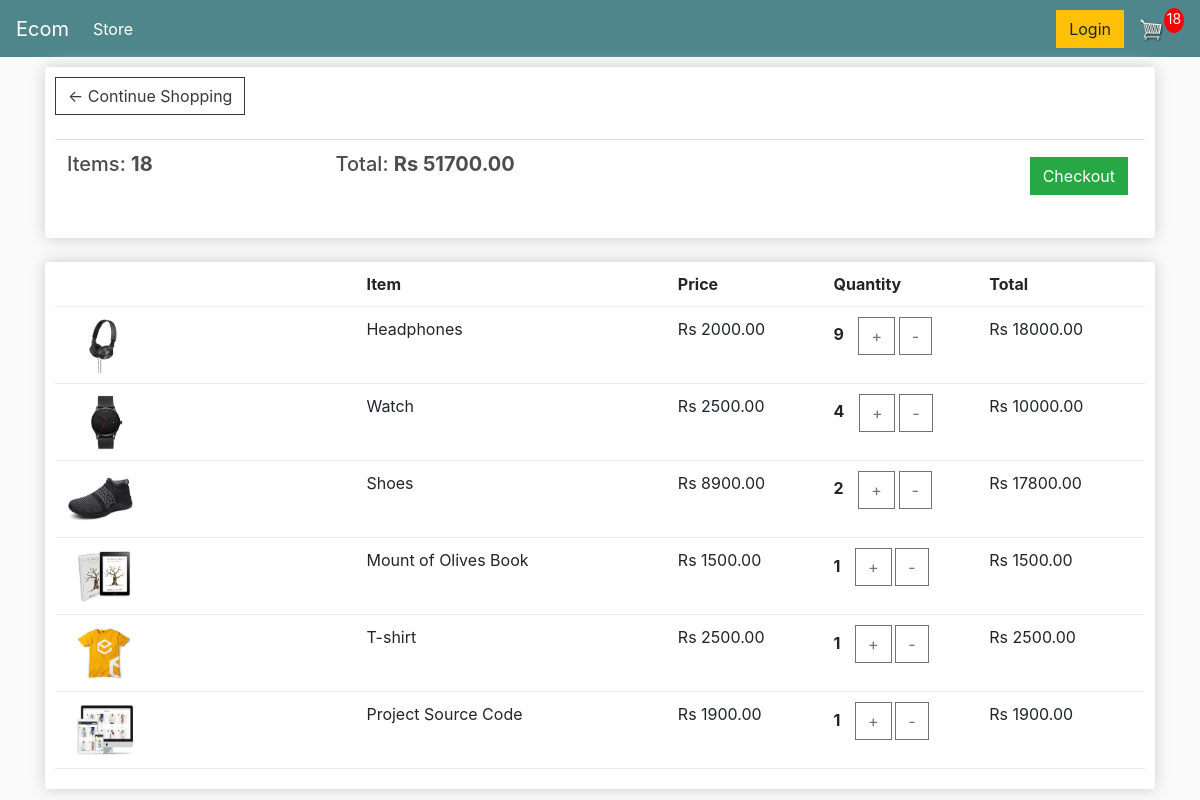
The page /cart/ (signed in) on the database as committed earlier.
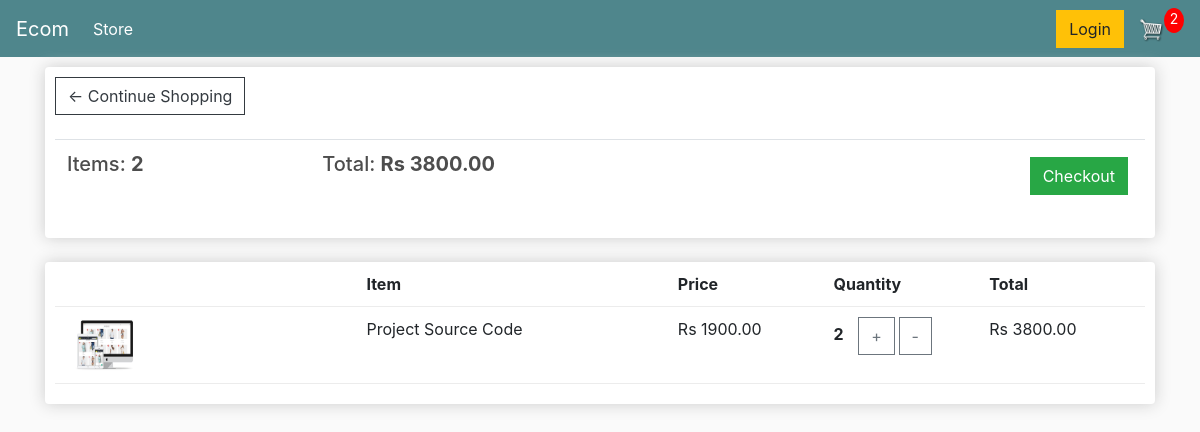
The same page on the database as committed later.
### store/models.py (models this page shows, shortened)
class Order(models.Model):
    customer = models.ForeignKey(Customer, on_delete=models.SET_NULL, null=True, blank=True)
    date_ordered = models.DateTimeField(auto_now_add=True)
    complete = models.BooleanField(default=False)
    transaction_id = models.CharField(max_length=100, null=True)
    @property
    def get_cart_total(self):
        orderitems = self.orderitem_set.all()
        total = sum([item.get_total for item in orderitems])
        return total
    @property
    def get_cart_items(self):
        orderitems = self.orderitem_set.all()
        total = sum([item.quantity for item in orderitems])
        return total

class OrderItem(models.Model):
    product = models.ForeignKey(Product, on_delete=models.SET_NULL, null=True)
    order = models.ForeignKey(Order, on_delete=models.SET_NULL, null=True)
    quantity = models.IntegerField(default=0, null=True, blank=True)
    date_added = models.DateTimeField(auto_now_add=True)
    @property
    def get_total(self):
        total = self.product.price * self.quantity
        return total

class Product(models.Model):
    name = models.CharField(max_length=200)
    price = models.FloatField()
    digital = models.BooleanField(default=False, null=True, blank=False)
    image = models.ImageField(null=True, blank=True)
    @property
    def imageURL(self):
        try:
            url = self.image.url
        except:
            url = ''
        return url

### store/views.py (the view)
# urls.py: path('cart/', views.cart, name = 'cart'),
def cart(request):
    if request.user.is_authenticated:
        customer = request.user.customer
        order, created = Order.objects.get_or_create(customer=customer, complete=False)
        items = order.orderitem_set.all()
        cartItems = order.get_cart_items
    else:
        items = []
        order = {'get_cart_total': 0, 'get_cart_items': 0}
        cartItems = order['get_cart_items']
    context = {'items': items, 'order': order, 'cartItems': cartItems, 'shipping' : False}
    return render(request, 'store/cart.html', context)

### store/templates/store/cart.html
{% extends "store/main.html" %}
{% load static %}
{% block content %}
<div class="row">
  <div class="col-lg-12">
    <div class="box-element">
      <a class="btn btn-outline-dark" href="{% url 'cart' %}">
        &#x2190; Continue Shopping
      </a>
      <br /><br />
      <table class="table">
        <tr>
          <th>
            <h5>Items: <strong>{{ order.get_cart_items }}</strong></h5>
          </th>
          <th>
            <h5>Total: <strong>Rs {{ order.get_cart_total|floatformat:2 }}</strong></h5>
          </th>
          <th>
            <a
              style="float: right; margin: 5px"
              class="btn btn-success"
              href="{% url 'checkout' %}"
            >
              Checkout
            </a>
          </th>
        </tr>
      </table>
    </div>
    <br />
    <div class="box-element">
      <div class="cart-row">
        <div style="flex: 2"></div>
        <div style="flex: 2"><strong>Item</strong></div>
        <div style="flex: 1"><strong>Price</strong></div>
        <div style="flex: 1"><strong>Quantity</strong></div>
        <div style="flex: 1"><strong>Total</strong></div>
      </div>
      {% for item in items %}
      <div class="cart-row">
        <div style="flex: 2">
          <img class="row-image" src="{{ item.product.imageURL }}" alt="{{ item.product.name }}">
        </div>
        <div style="flex: 2">{{ item.product.name }}</div>
        <div style="flex: 1">Rs {{ item.product.price|floatformat:2 }}</div>
        <div style="flex: 1">
          <p class="quantity">{{ item.quantity }}</p>
          <div class="quantity">
            <button
              data-product="{{ item.product.id }}"
              data-action="add"
              class="btn btn-outline-secondary add-btn update-cart"
            >
              +
            </button>
            <button
              data-product="{{ item.product.id }}"
              data-action="remove"
              class="btn btn-outline-secondary add-btn update-cart"
            >
              -
            </button>
          </div>
        </div>
        <div style="flex: 1">Rs {{ item.get_total|floatformat:2 }}</div>
      </div>
      {% endfor %}
    </div>
  </div>
</div>
{% endblock content %}

Rows that differ between the two databases and show on the page:
removed OrderItem: product.imageURL (picture), product.name "Headphones", product.price "2000.00", quantity "9", get_total "18000.00"
removed OrderItem: product.imageURL (picture), product.name "Watch", product.price "2500.00", quantity "4", get_total "10000.00"
removed OrderItem: product.imageURL (picture), product.name "Shoes", product.price "8900.00", quantity "2", get_total "17800.00"
removed OrderItem: product.imageURL (picture), product.name "Mount of Olives Book", product.price "1500.00", quantity "1", get_total "1500.00"
removed OrderItem: product.imageURL (picture), product.name "T-shirt", product.price "2500.00", quantity "1", get_total "2500.00"
changed through a linked row, Order: get_cart_items "18" → "2"; get_cart_total "51700.00" → "3800.00"
changed OrderItem "Project Source Code": quantity "1" → "2"; get_total "1900.00" → "3800.00"
Other text that changed with them:
{{ cartItems }}: "18" → "2"
